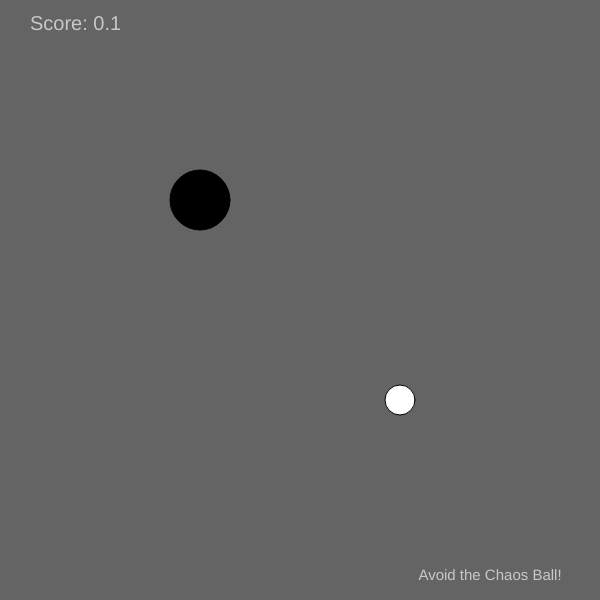
Frame 1 (no input)
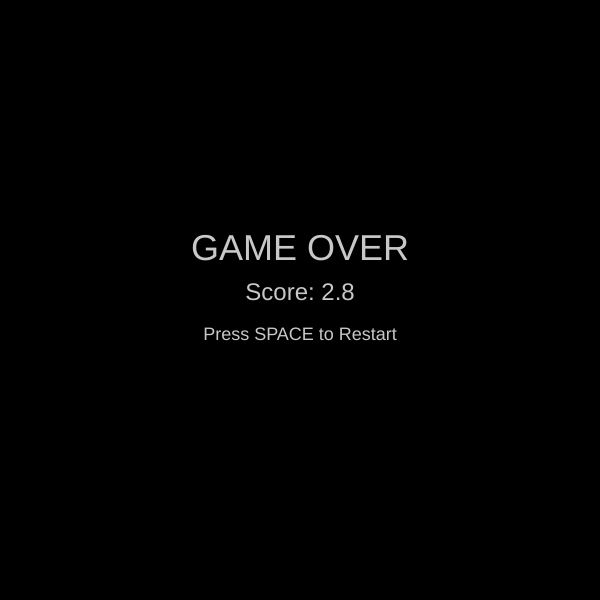
Frame 60 (no input)
Frame 120 (the mouse pressed at the canvas centre since frame 60): identical to frame 60, image omitted

The p5.js sketch that drew these frames (run headless with seeded random() and noise() and a simulated clock; from frame 60 on, the mouse is pressed at the canvas centre):

// p5.js sketch
// ── sketch.js
let playerX = 400;
let playerY = 400;
let playerSize = 30;
let playerSpeed = 8;

let chaosBallX = 200;
let chaosBallY = 200;
let chaosBallSize = 60;
let chaosBallSpeedX = 5;
let chaosBallSpeedY = 5;

let score = 0
let gameTime = 0
let isGameOver = false;
let BG = 100
let bounce = 0
let randomX = -1
let randomY = 1

let scoreUIX = 30
let scoreUIY = 30
let instructionsX = 490
let instructionsY = 580

function setup() {
  createCanvas(600, 600);
  

}

function draw() {
  //Game Over
  if (isGameOver) {
    drawGameOver();
    return;
  }

  //Background
  background(BG);

  //Update Game Time
  gameTime++;

  // Player Movement
  if (keyIsDown(LEFT_ARROW) && playerX > playerSize) {
    playerX -= playerSpeed;
  }
  if (keyIsDown(RIGHT_ARROW) && playerX < width - playerSize) {
    playerX += playerSpeed;
  }
  if (keyIsDown(UP_ARROW) && playerY > playerSize) {
    playerY -= playerSpeed;
  }
  if (keyIsDown(DOWN_ARROW) && playerY < height - playerSize) {
    playerY += playerSpeed;
  }

  //Collision Checker
  let distance = dist(playerX, playerY, chaosBallX + chaosBallSize/2, chaosBallY + chaosBallSize/2);
  if (distance < (playerSize + chaosBallSize/2)) {
    isGameOver = true
  }

  // Draw Player
  fill(255)
  circle(playerX, playerY, playerSize);

  // Draw Chaos Ball
  fill(0)
  circle(chaosBallX, chaosBallY, chaosBallSize);

  // Chaos Ball Movement
  chaosBallX += chaosBallSpeedX;
  chaosBallY += chaosBallSpeedY;

  // Chaos Ball Directional Randomness
    chaosBallSpeedX += random(randomX, randomY);
  
  //Score Increaser
  let scoreNow = (score + gameTime) / 10

  // Wall Bounce + Difficulty + Background
  if (chaosBallX <= chaosBallSize/2 || chaosBallX >= width - chaosBallSize/2) {
    chaosBallSpeedX *= -1;
    bounce +=1
    if (bounce % 5 === 0) {
      BG += -5
      randomX += -0.2
      randomY += 0.2
    }
  }
  if (chaosBallY <= chaosBallSize/2 || chaosBallY >= height - chaosBallSize/2) {
    chaosBallSpeedY *= -1;
    bounce += 1
    if (bounce % 5 === 0) {
      BG += -5
      randomX += -0.2
      randomY += 0.2
    }
  }

  // Draw UI
  fill(200);
  textAlign(LEFT)
  textSize(20);
  text("Score: " + scoreNow, scoreUIX, scoreUIY);

  // Draw Intructions
  fill(200);
  textAlign(CENTER)
  textSize(15);
  text("Avoid the Chaos Ball!", instructionsX, instructionsY);

}

function drawGameOver() {
  let scoreNow = (score + gameTime) / 10

  background(0);
  fill(200);
  textAlign(CENTER);
  textSize(36);
  text("GAME OVER", width/2, height/2 - 40);
  textSize(24);
  text("Score: " + scoreNow, width/2, height/2);
  textSize(18)
  text("Press SPACE to Restart", width/2, height/2 + 40);

}

function keyPressed() {
  if (isGameOver && key === ' ') {
    //Restart Game
    isGameOver = false;
    gameTime = 0
    playerX = 400;
    playerY = 400;
    chaosBallX = 200;
    chaosBallY = 200;
    chaosBallSpeedX = 5;
    chaosBallSpeedY = 5;
    randomX = -1
    randomY = 1
    BG = 100
  }

}
